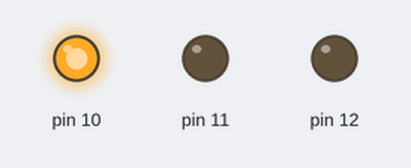
The sketch below on a simulated Arduino Uno, built with avr-gcc and run on an emulated ATmega328P. Parts: output pins drawn as LEDs (lit = HIGH).

Above: at 0.5 s.
At 2.5 s:
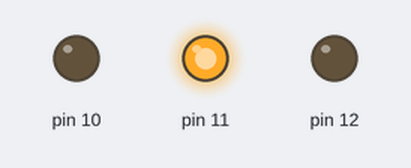
At 4.5 s:
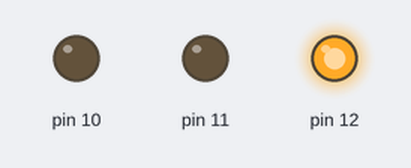
At 5.5 s:
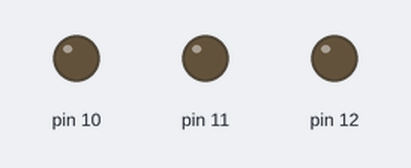
Timing chart, 0 to 7.8 s (numbered marks = the images above):
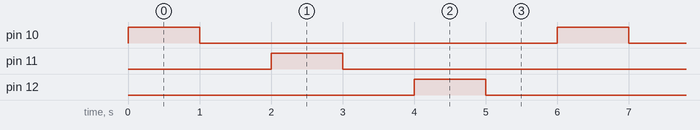

The sketch:

A1Sketch_copy_20240107194923.ino
```cpp
void setup() {
  //Set up for loop to initialize pins
  for(int i=10; i <= 12; i++){
    //i corresponds to pin #, output is so the pin voltage is set to 5V or 0V
    pinMode(i, OUTPUT);
  }
}

void loop() {
  //introduce int "time" so that if someone wanted to change the delay,
  //they would only have to change one number instead of two.
  int time = 1000;

  //introduce for loop, i represents each pin #. It will cycle through each pin: 10-12.
  for(int i=10; i <= 12; i++){
    //sets pin i's voltage to HIGH (5V)
    digitalWrite(i, HIGH);
    //delays for "time" ms to keep light on for a moment
    delay(time);
    //sets pin i's voltage to LOW (OV), turning it off.
    digitalWrite(i, LOW);
    //delays for "time" ms to keep light off for a moment
    delay(time);
  }
}
```

Measured:
- by itself, pin 10–12: alternates HIGH for 1.0 s and LOW for 5.0 s
- by itself, everything shown: repeats every 6.0 s, in 6 steps
